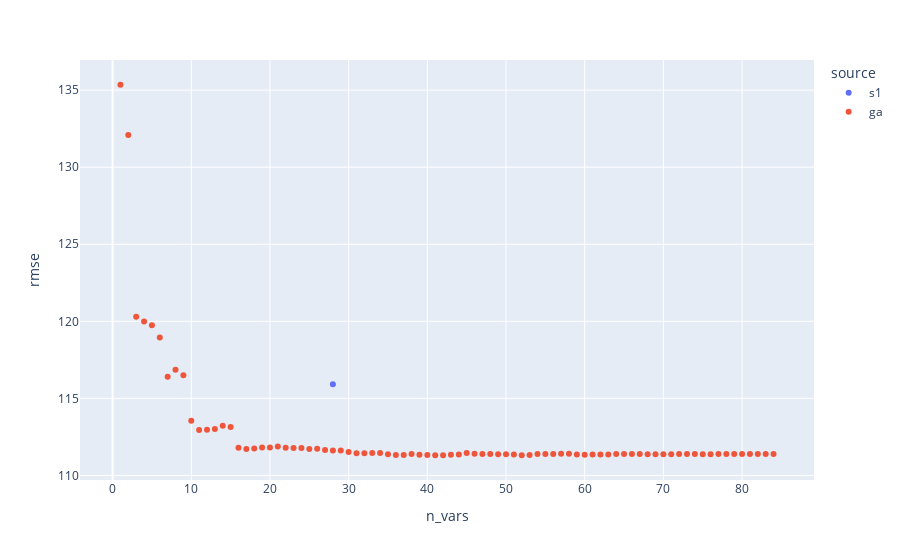

Here is the notebook cell this chart was saved with:
### Code cell
fig_rmse = px.scatter(
    rmse_df,
    x = "n_vars",
    y = "rmse",
    color = "source",
    hover_data="last_added_variable"
)
fig_rmse.show()

### Figure 1 — Plotly figure (JSON) as saved in the notebook; plotly's stock layout.template omitted (floating-point values rounded to 4 significant figures)
{"data": [{"customdata": [["S1"]], "hovertemplate": "source=s1<br>n_vars=%{x}<br>rmse=%{y}<br>last_added_variable=%{customdata[0]}<extra></extra>", "legendgroup": "s1", "marker": {"color": "#636efa", "symbol": "circle"}, "mode": "markers", "name": "s1", "orientation": "v", "showlegend": true, "type": "scatter", "x": [28], "xaxis": "x", "y": [115.9], "yaxis": "y"}, {"customdata": [["dsO_ID_MW_lag_10"], ["dsO_ID_MW_lag_25"], ["siCumulative_lag_25"], ["siCumulative_lag_26"], ["xB_ID_MW_lag_25"], ["xB_ID_MW_lag_10"], ["dsO_ID_MW_lag_-20"], ["loaD_ID_MW_lag_10"], ["loaD_ID_MW_lag_25"], ["siCumulative_lag_61"], ["dsO_ID_MW_lag_70"], ["dsO_ID_MW_lag_85"], ["loaD_ID_MW_lag_55"], ["xB_ID_MW_lag_55"], ["loaD_ID_MW_lag_85"], ["siCumulative_cumsum_during_quarter_lag_37"], ["siCumulative_lag_64"], ["siCumulative_band_pass_12_0_h_lag_389"], ["siCumulative_low_pass_0_25_h_lag_288"], ["siCumulative_low_pass_24_0_h_lag_1822"], ["xB_ID_MW_lag_-20"], ["loaD_ID_MW_lag_-20"], ["siCumulative_band_pass_12_0_h_lag_2855"], ["siCumulative_low_pass_24_0_h_lag_1879"], ["siCumulative_high_pass_24_0_h_lag_294"], ["siCumulative_lag_28"], ["siCumulative_low_pass_12_0_h_lag_496"], ["xB_ID_MW_lag_70"], ["siCumulative_lag_27"], ["siCumulative_first_derivative_lag_30"], ["siCumulative_band_pass_1_0_h_lag_1174"], ["siCumulative_band_pass_12_0_h_lag_2657"], ["siCumulative_band_pass_24_0_h_lag_2691"], ["siCumulative_first_derivative_lag_45"], ["siCumulative_high_pass_24_0_h_lag_1468"], ["siCumulative_low_pass_24_0_h_lag_1148"], ["siCumulative_band_pass_24_0_h_lag_2523"], ["siCumulative_high_pass_1_0_h_lag_825"], ["siCumulative_lag_1404"], ["siCumulative_low_pass_0_25_h_lag_2833"], ["siCumulative_lag_325"], ["siCumulative_low_pass_24_0_h_lag_2125"], ["siCumulative_second_derivative_lag_236"], ["siCumulative_low_pass_24_0_h_lag_2588"], ["siCumulative_lag_693"], ["siCumulative_high_pass_24_0_h_lag_1626"], ["siCumulative_low_pass_12_0_h_lag_2431"], ["siCumulative_low_pass_24_0_h_lag_1946"], ["siCumulative_lag_1395"], ["siCumulative_band_pass_1_0_h_lag_779"], ["siCumulative_first_derivative_lag_2440"], ["siCumulative_low_pass_12_0_h_lag_943"], ["siCumulative_band_pass_1_0_h_lag_2852"], ["siCumulative_high_pass_12_0_h_lag_764"], ["siCumulative_band_pass_1_0_h_lag_2832"], ["siCumulative_lag_1401"], ["siCumulative_lag_371"], ["siCumulative_first_derivative_lag_1604"], ["siCumulative_second_derivative_lag_528"], ["siCumulative_high_pass_1_0_h_lag_1859"], ["siCumulative_second_derivative_lag_427"], ["siCumulative_band_pass_24_0_h_lag_614"], ["siCumulative_low_pass_0_25_h_lag_2603"], ["siCumulative_high_pass_0_25_h_lag_121"], ["siCumulative_band_pass_1_0_h_lag_2657"], ["siCumulative_low_pass_12_0_h_lag_836"], ["siCumulative_band_pass_0_25_h_lag_1178"], ["siCumulative_band_pass_0_25_h_lag_2199"], ["siCumulative_first_derivative_lag_1976"], ["siCumulative_low_pass_1_0_h_lag_1943"], ["siCumulative_high_pass_1_0_h_lag_1869"], ["siCumulative_first_derivative_lag_2547"], ["siCumulative_second_derivative_lag_794"], ["siCumulative_cumsum_during_quarter_lag_1971"], ["siCumulative_high_pass_1_0_h_lag_205"], ["siCumulative_cumsum_during_quarter_lag_1608"], ["siCumulative_high_pass_1_0_h_lag_2679"], ["siCumulative_low_pass_1_0_h_lag_2716"], ["siCumulative_high_pass_12_0_h_lag_1671"], ["siCumulative_band_pass_1_0_h_lag_1952"], ["siCumulative_second_derivative_lag_213"], ["siCumulative_first_derivative_lag_1520"], ["siCumulative_second_derivative_lag_1597"], ["siCumulative_band_pass_0_25_h_lag_2658"]], "hovertemplate": "source=ga<br>n_vars=%{x}<br>rmse=%{y}<br>last_added_variable=%{customdata[0]}<extra></extra>", "legendgroup": "ga", "marker": {"color": "#EF553B", "symbol": "circle"}, "mode": "markers", "name": "ga", "orientation": "v", "showlegend": true, "type": "scatter", "x": [1, 2, 3, 4, 5, 6, 7, 8, 9, 10, 11, 12, 13, 14, 15, 16, 17, 18, 19, 20, 21, 22, 23, 24, 25, 26, 27, 28, 29, 30, 31, 32, 33, 34, 35, 36, 37, 38, 39, 40, 41, 42, 43, 44, 45, 46, 47, 48, 49, 50, 51, 52, 53, 54, 55, 56, 57, 58, 59, 60, 61, 62, 63, 64, 65, 66, 67, 68, 69, 70, 71, 72, 73, 74, 75, 76, 77, 78, 79, 80, 81, 82, 83, 84], "xaxis": "x", "y": [135.4, 132.1, 120.3, 120.0, 119.7, 118.9, 116.4, 116.9, 116.5, 113.5, 112.9, 113.0, 113.0, 113.2, 113.1, 111.8, 111.7, 111.7, 111.8, 111.8, 111.9, 111.8, 111.8, 111.8, 111.7, 111.7, 111.6, 111.6, 111.6, 111.5, 111.4, 111.4, 111.5, 111.5, 111.4, 111.3, 111.3, 111.4, 111.3, 111.3, 111.3, 111.3, 111.3, 111.4, 111.5, 111.4, 111.4, 111.4, 111.4, 111.4, 111.4, 111.3, 111.3, 111.4, 111.4, 111.4, 111.4, 111.4, 111.4, 111.3, 111.4, 111.4, 111.4, 111.4, 111.4, 111.4, 111.4, 111.4, 111.4, 111.4, 111.4, 111.4, 111.4, 111.4, 111.4, 111.4, 111.4, 111.4, 111.4, 111.4, 111.4, 111.4, 111.4, 111.4], "yaxis": "y"}], "layout": {"legend": {"title": {"text": "source"}, "tracegroupgap": 0}, "margin": {"t": 60}, "xaxis": {"anchor": "y", "domain": [0, 1], "title": {"text": "n_vars"}}, "yaxis": {"anchor": "x", "domain": [0, 1], "title": {"text": "rmse"}}}}
